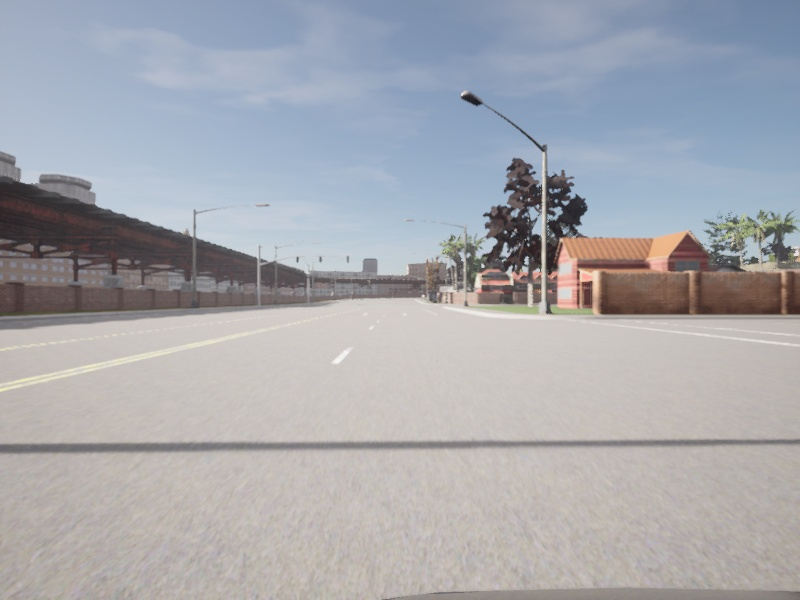
#> input picture src/code_ws/pictures/image_left_352.jpg, 800 x 600 px; its folder holds 4 pictures in this run
$ python FeatureDetection_Harris_subpixel.py
#> lines starting #> are read from the running program, lines starting #| are printed output that depends on the picture; after the words box and inside, x2 and y2 are one past the last pixel; in counts of white or black regions, pixels touching at a corner belong together
#!/bin/python3
import cv2 as cv
import numpy as np


def read_img(img_num):
#> called with img_num = 352
    img = cv.imread(f"./pictures/image_left_{img_num}.jpg")
#> img is the input picture: shape (600, 800, 3); mean B, G, R 174.1, 168.5, 166.8
    return img


def read_stereoFromFiles(img_num):
    return [read_img(img_num), read_img(img_num)]


if __name__ == "__main__":
    # read images from files
    img_left, img_right = read_stereoFromFiles(352)
    # rpepare images
    gray_left = cv.cvtColor(img_left, cv.COLOR_BGR2GRAY)
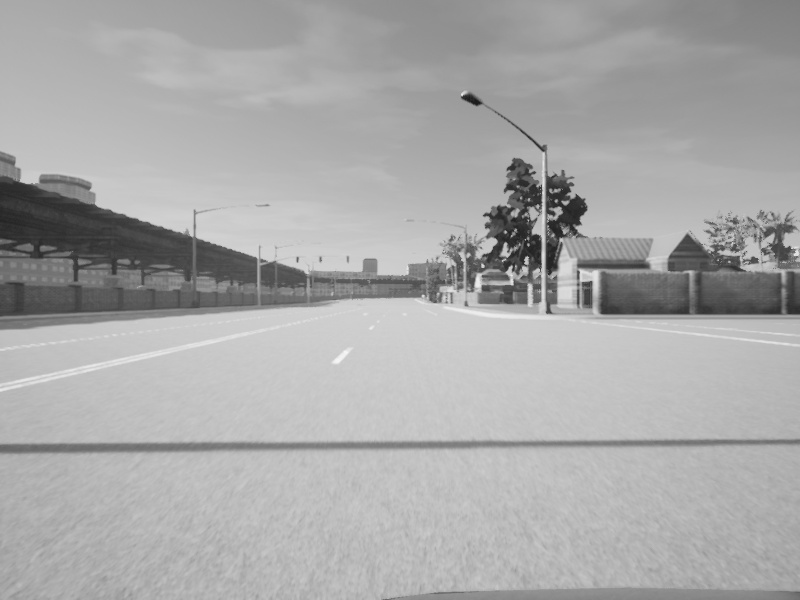
#> gray_left: shape (600, 800); min 26, max 246, mean 168.6
    gray_left = np.float32(gray_left)
    # apply corner detection
    dst = cv.cornerHarris(gray_left, 2, 3, 0.04)

    dst = cv.dilate(dst, None)
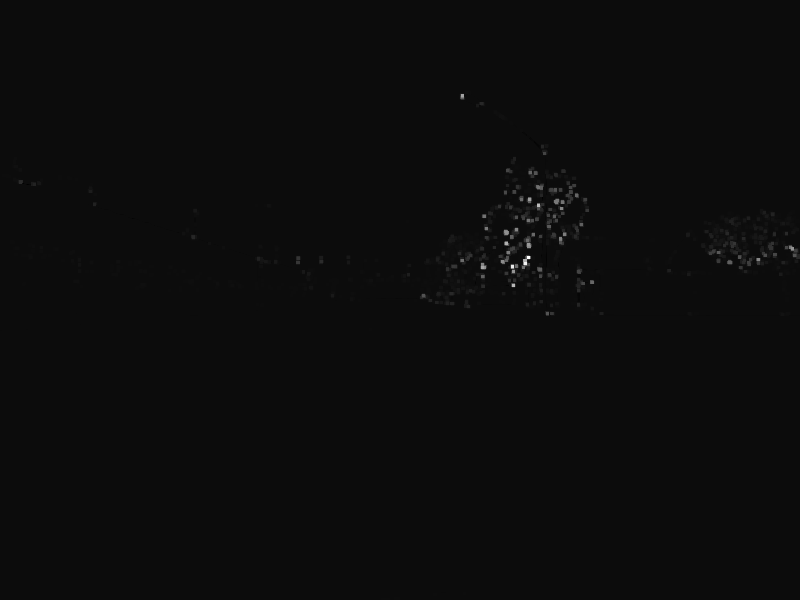
#> dst: shape (600, 800) float32; min -1344198.1, max 25560060, mean 45121.3; drawn with min black and max white
    ret, dst = cv.threshold(dst, 0.01 * dst.max(), 255, 0)
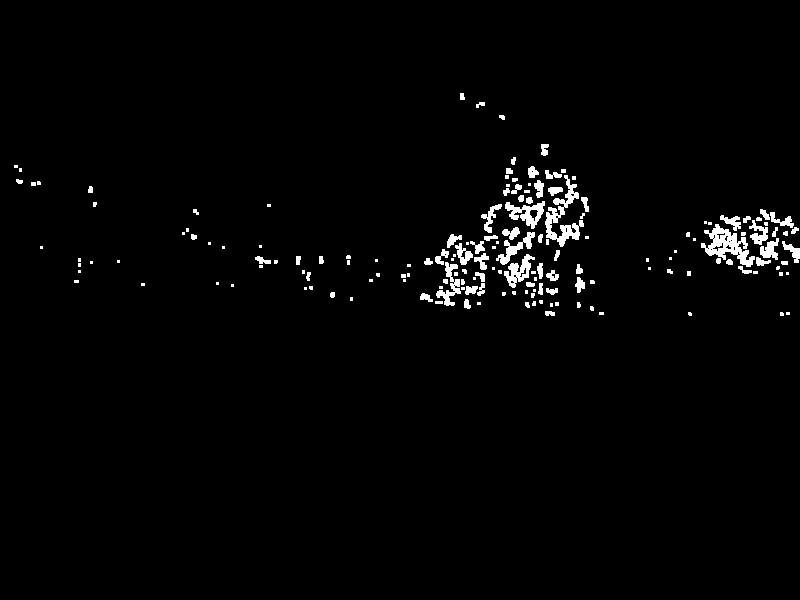
#> dst: shape (600, 800) float32; 2% white; 167 white regions (85 under 20 px), largest, box (x1, y1, x2, y2) and area: (701, 224, 755, 267) 962, (545, 175, 584, 247) 920, (505, 201, 545, 229) 494
#> ret = 255600.6
    dst = np.uint8(dst)
    # find centroids
    ret, labels, stats, centroids = cv.connectedComponentsWithStats(dst)
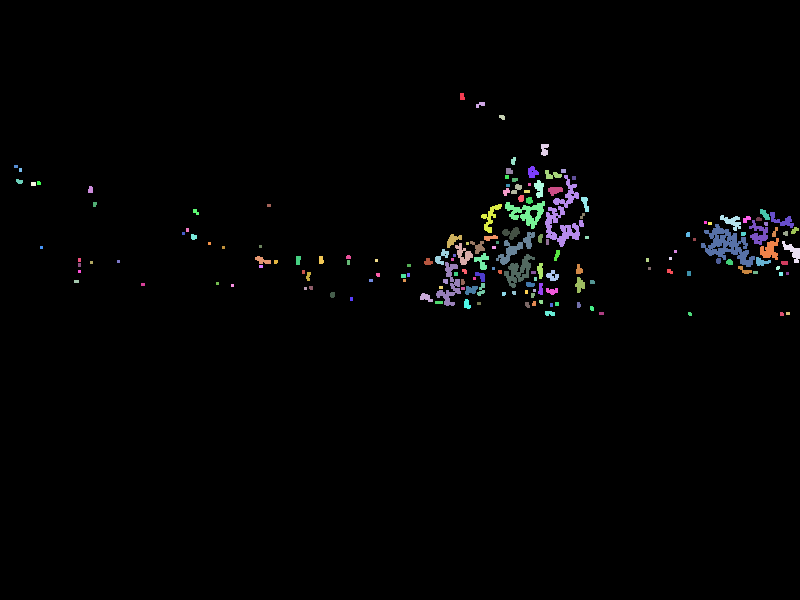
#> labels: shape (600, 800) int32; 168 distinct labels, from 0 to 167; one colour per label, 0 black
#> ret = 168; stats = 168 rows, first 6: [0, 0, 800, 600, 470531], [460, 93, 5, 7, 31], [476, 102, 9, 6, 34], [499, 115, 6, 5, 24], [541, 144, 8, 12, 74], [511, 157, 5, 8, 31]; centroids = 168 pairs, first value 15.5 to 794.3, second value 96.19 to 313.6
    # define the criteria to stop and refine the corners
    criteria = (cv.TERM_CRITERIA_EPS + cv.TERM_CRITERIA_MAX_ITER, 100, 0.001)
    corners = cv.cornerSubPix(
        gray_left, np.float32(centroids), (5, 5), (-1, -1), criteria
    )
#> corners = 168 pairs, first value 14.51 to 795.7, second value 96.56 to 314.6
    # Now draw them
    res = np.hstack((centroids, corners))
#> res = 168 rows, first 6: [396.3, 300.7, 391.8, 297.4], [461.7, 96.19, 460.2, 96.56], [480, 104.1, 482.5, 103.1], [501.8, 116.8, 500.3, 114.8], [544.1, 149.1, 544.7, 152.2], [513, 160.5, 512.8, 158.1]
    res = np.int0(res)
#> res = 168 rows, first 6: [396, 300, 391, 297], [461, 96, 460, 96], [480, 104, 482, 103], [501, 116, 500, 114], [544, 149, 544, 152], [513, 160, 512, 158]
    img_left[res[:, 1], res[:, 0]] = [0, 0, 255]
#> img_left: shape (600, 800, 3); 0.03% of pixels changed, all inside (x1, y1, x2, y2) = (15, 96, 795, 314)
    img_left[res[:, 3], res[:, 2]] = [0, 255, 0]
#> img_left: shape (600, 800, 3); mean B, G, R 174.1, 168.5, 166.8
    cv.imshow("subpixel5.png", img_left)
    cv.waitKey(0)

    # [18 lines of commented-out code are left out]
